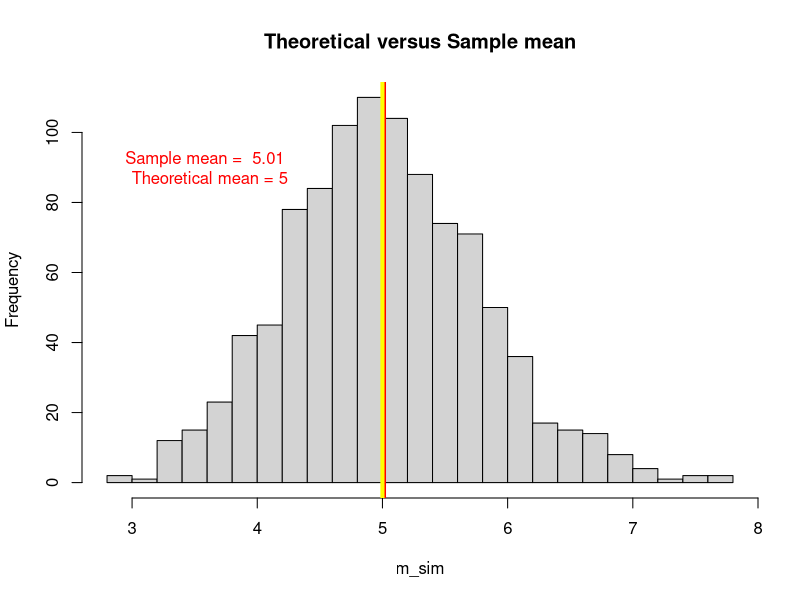
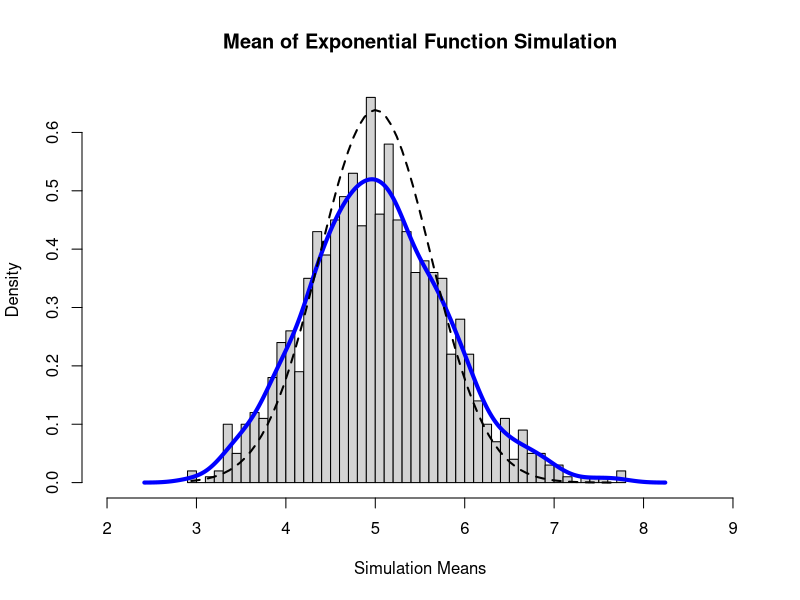

Generate these figures, in order, with R:
## ---- chunk 1
knitr::opts_chunk$set(echo = TRUE)
## ---- chunk 2
set.seed(123)
lambda <- 0.2
x <- 40
sim <- 1000
r_sim <- replicate(sim, rexp(x, lambda))
m_sim <- apply(r_sim, 2, mean)
# hist(m_sim, breaks = 40, xlim = c(3,7), main = "Means of Exponential Function Simulation")
## ---- chunk 3
s_mean <- mean(m_sim)
print(s_mean)
t_mean <- 1/lambda
print(t_mean)
## ---- chunk 4
hist(m_sim, main="Theoretical versus Sample mean", breaks=20)
abline(v=mean(m_sim), lwd="4", col="red")
abline(v=t_mean, lwd="4", col="yellow")
text(3.6, 90, paste("Sample mean = ", round(mean(m_sim),2), "\n Theoretical mean = 5" ), col="red")
## ---- chunk 5
s_var <- var(m_sim)
t_var  <- (t_mean)^2 / (x) 
s_sd <- sd(m_sim)
t_sd  <- 1/(lambda * sqrt(x))
## ---- chunk 6
hist(m_sim, prob=TRUE, main = "Mean of Exponential Function Simulation", breaks = 40, xlim = c(2,9), xlab = "Simulation Means")
lines(density(m_sim), lwd=4, col="blue")

# Normal distribution line
x <- seq(min(m_sim), max(m_sim), length = 2*x)
y <- dnorm(x, mean = t_mean, sd = t_sd^2)
lines(x,y, pch = 20, lwd = 2, lty = 2)
